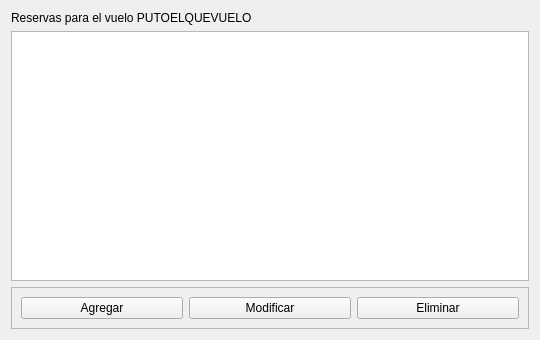
<?xml version="1.0" encoding="UTF-8"?>
<ui version="4.0">
 <class>Form</class>
 <widget class="QWidget" name="Form">
  <property name="geometry">
   <rect>
    <x>0</x>
    <y>0</y>
    <width>540</width>
    <height>340</height>
   </rect>
  </property>
  <property name="windowTitle">
   <string>Reservas</string>
  </property>
  <layout class="QVBoxLayout" name="verticalLayout">
   <item>
    <widget class="QLabel" name="label">
     <property name="text">
      <string>Reservas para el vuelo PUTOELQUEVUELO</string>
     </property>
    </widget>
   </item>
   <item>
    <widget class="QTableView" name="tablaReservas"/>
   </item>
   <item>
    <widget class="QFrame" name="frame">
     <property name="frameShape">
      <enum>QFrame::StyledPanel</enum>
     </property>
     <property name="frameShadow">
      <enum>QFrame::Raised</enum>
     </property>
     <layout class="QHBoxLayout" name="horizontalLayout">
      <item>
       <widget class="QPushButton" name="pushButton">
        <property name="text">
         <string>Agregar</string>
        </property>
       </widget>
      </item>
      <item>
       <widget class="QPushButton" name="pushButton_2">
        <property name="text">
         <string>Modificar</string>
        </property>
       </widget>
      </item>
      <item>
       <widget class="QPushButton" name="pushButton_3">
        <property name="text">
         <string>Eliminar</string>
        </property>
       </widget>
      </item>
     </layout>
    </widget>
   </item>
  </layout>
 </widget>
 <resources/>
 <connections/>
</ui>
